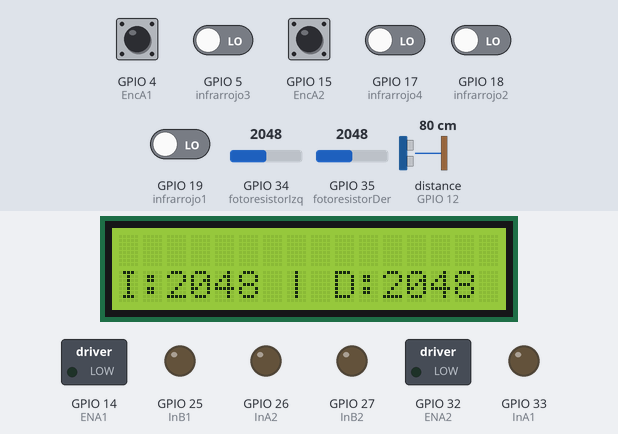
The sketch below on a simulated ESP32. Shown: 16×2 character LCD, switched loads named in the sketch (green lamp = pin HIGH), output pins drawn as LEDs (lit = HIGH). Wiring (inferred from the names in the program): ultrasonic range finder: trigger GPIO 13; echo GPIO 12. Inputs (shaded band) come from the test bench; at power-on: GPIO 4 (EncA1), GPIO 15 (EncA2) HIGH, GPIO 5 (infrarrojo3), GPIO 17 (infrarrojo4), GPIO 18 (infrarrojo2), GPIO 19 (infrarrojo1) LOW, distance to the obstacle (sensor on GPIO 12) 80 cm, GPIO 34 (fotoresistorIzq) = 2048, GPIO 35 (fotoresistorDer) = 2048. The echo pulse lasts 58.3 µs per cm; pins used as bus, display or sensor lines are not drawn; what the sketch prints to the serial monitor is not drawn.

Above: at 1.2 s.
1.3 s: distance to the obstacle (sensor on GPIO 12) set to 2 cm
At 2.0 s:
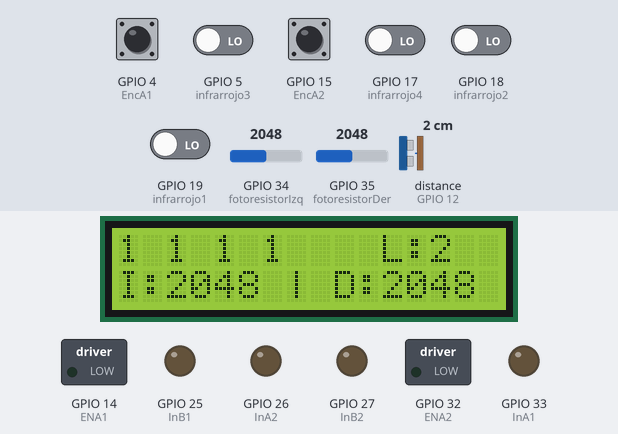
3.1 s: GPIO 34 (fotoresistorIzq) set to 2866
At 5.1 s:
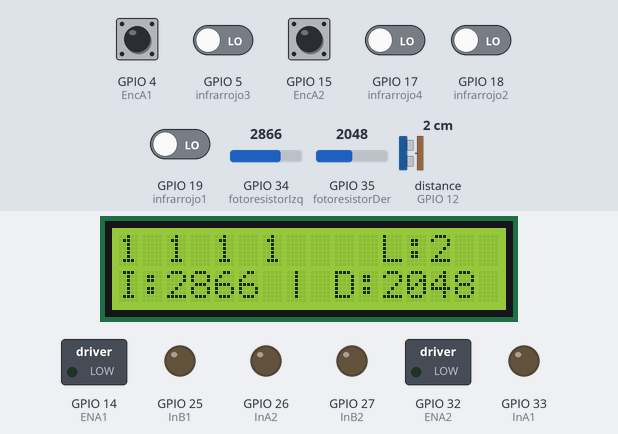
5.4 s: GPIO 35 (fotoresistorDer) set to 2866
At 7.6 s:
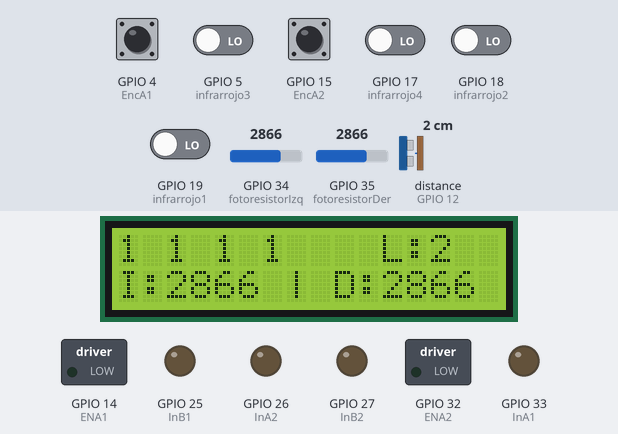
7.9 s: GPIO 5 (infrarrojo3) driven HIGH
At 10.0 s:
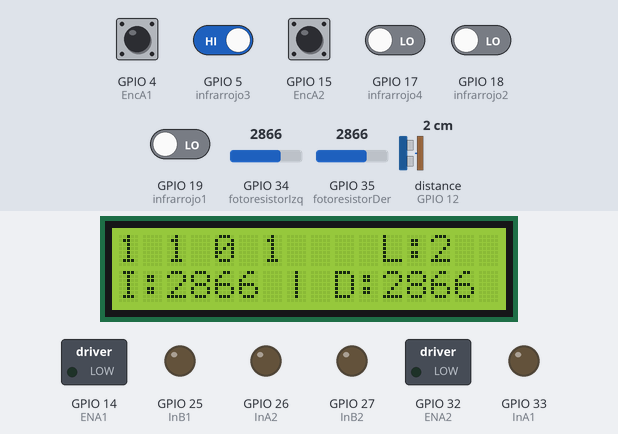
10.5 s: GPIO 17 (infrarrojo4) driven HIGH
At 12.7 s:
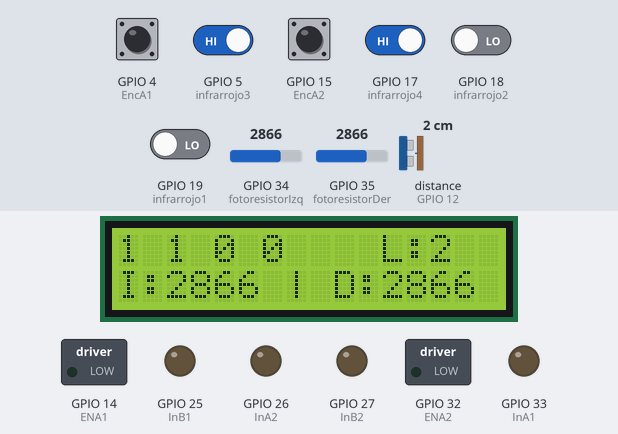
13.0 s: GPIO 18 (infrarrojo2) driven HIGH
At 15.3 s:
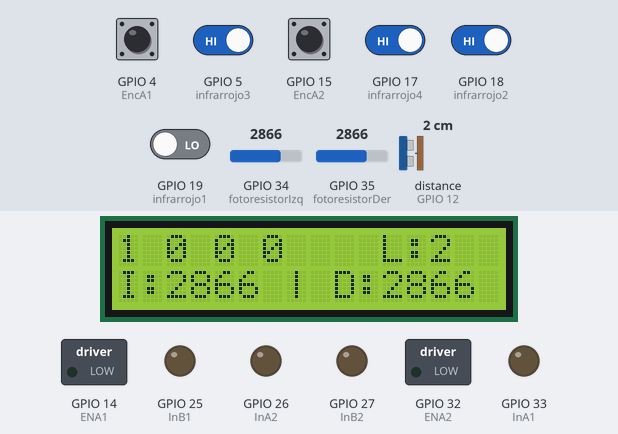
Timing chart, 0 to 16.6 s (numbered marks = the images above; inputs shaded):
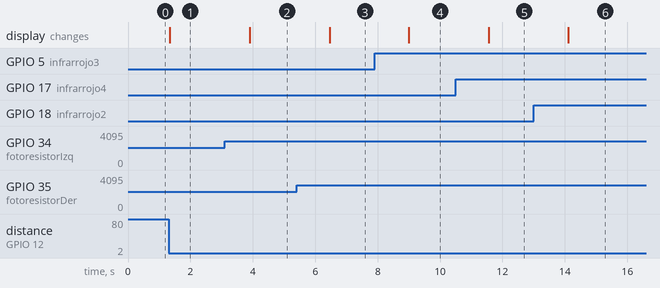

The sketch:

Proyecto-Sensado.ino
```cpp
// Librerías para conectar LCD
#include <Wire.h>
#include <LiquidCrystal_I2C.h>

LiquidCrystal_I2C lcd(0x27, 16, 2); // Objeto LiquidCrystal_I2C, "lcd", con la default screen address I2C 0x27, 16 columnas y 2 filas

// Definición de pines y variables
// Sensor ultrasónico
#define echoPin 12
#define trigPin 13

// Sensores infrarrojos de izquierda a derecha
#define infrarrojo1 19
#define infrarrojo2 18
#define infrarrojo3 5
#define infrarrojo4 17

// Encoders
int channel0 = 0;
int channel1 = 0;
int freq = 1000;
int resolution = 12;
volatile long pulses = 0;
const int PPR = 480;

// Fotoresistores
#define fotoresistorIzq 34
#define fotoresistorDer 35

// Motorreductores
#define ENA1 14
#define InB2 27
#define InA2 26
#define InB1 25
#define InA1 33
#define ENA2 32
#define EncA1 4
#define EncA2 15
#define EncB1 2
#define EncB2 16

// Variables
int luzDetectadaIzq;
int luzDetectadaDer;

int duracionUltrasonico;
int distanciaUltrasonico;

volatile long pulsesDer = 0;
volatile long pulsesIzq = 0;

bool infra1, infra2, infra3, infra4;
int obstaculo[] = {0, 0, 0, 0};

// Configuración de pines
void setup() {
  Serial.begin(115200);

  pinMode(fotoresistorIzq, INPUT); // Configuración de los fotoresistores como entrada
  pinMode(fotoresistorDer, INPUT);

  pinMode(trigPin, OUTPUT); // Configuración del sensor ultrasónico
  pinMode(echoPin, INPUT);

  pinMode(infrarrojo1, INPUT); // Configuración de los sensores infrarrojos
  pinMode(infrarrojo2, INPUT);
  pinMode(infrarrojo3, INPUT);
  pinMode(infrarrojo4, INPUT);

  pinMode(ENA1, OUTPUT); // Configuración de los motores
  pinMode(InA1, OUTPUT);
  pinMode(InB1, OUTPUT);
  pinMode(ENA2, OUTPUT);
  pinMode(InA2, OUTPUT);
  pinMode(InB2, OUTPUT);
  pinMode(EncA1, INPUT);
  pinMode(EncB1, INPUT);
  pinMode(EncA2, INPUT);
  pinMode(EncB2, INPUT);

  lcd.init();   // Inicializa el LCD
  lcd.backlight();   // Enciende la retroiluminación del LCD

  // Configuración de los encoders
  ledcSetup(channel0,freq,resolution);
  ledcAttachPin(ENA1,channel0);

  ledcSetup(channel1,freq,resolution);
  ledcAttachPin(ENA2,channel1);
}

void loop() {

  // Lectura de los encoders
  attachInterrupt(digitalPinToInterrupt(EncA1), Encoder_izquierdo, RISING);
  attachInterrupt(digitalPinToInterrupt(EncA2), Encoder_derecho, RISING);

  // Lectura de los sensores
  monitorSerialPulsos();
  Fotoresistor();
  Ultrasonico();
  Obstaculos();
  Serial.println();
}

// Funciones de sensado
void monitorSerialPulsos() {
  Serial.print("Pulsos_Enc_Izq:" + String(pulsesIzq) + " | Pulsos_Enc_Der:" + String(pulsesDer) + " | ");
}

void Fotoresistor() {
  // Lectura de los fotoresistores
  luzDetectadaIzq = analogRead(fotoresistorIzq);
  luzDetectadaDer = analogRead(fotoresistorDer);

  // Impresión de los valores en el LCD
  lcd.setCursor(0,1);
  lcd.print("I:" + String(luzDetectadaIzq) + " | D:" + String(luzDetectadaDer));
  delay(1000);

  // Impresión de los valores en el monitor serial
  Serial.print("LDR_Izq:" + String(luzDetectadaIzq) + " | LDR_Der:" + String(luzDetectadaDer) + " |");
  delay(250);
}

void Ultrasonico() {

  // Lectura del sensor ultrasónico
  digitalWrite(trigPin, LOW);
  delayMicroseconds(2);

  // Envío de pulso
  digitalWrite(trigPin, HIGH);
  delayMicroseconds(10);
  digitalWrite(trigPin, LOW);

  // Lectura de la duración del pulso, cálculo de distancia
  duracionUltrasonico = pulseIn(echoPin, HIGH);
  distanciaUltrasonico = 0.0343 * duracionUltrasonico * 0.5;

  // Envío de datos al LCD
  lcd.setCursor(11,0);
  lcd.print("L:" + String(distanciaUltrasonico));
  Serial.print(" Distancia:" + String(distanciaUltrasonico) + " | ");
}

void Obstaculos() {
  // Lectura de sensores infrarrojos
  infra1 = digitalRead(infrarrojo1);
  infra2 = digitalRead(infrarrojo2);
  infra3 = digitalRead(infrarrojo3);
  infra4 = digitalRead(infrarrojo4);

  // Impresión de los valores en el LCD
  bool infra[] = {infra1, infra2, infra3, infra4};
  int obstaculo[] = {0, 0, 0, 0};

  for(int i = 0; i < 4; i++) {
    if(!infra[i]) {
      obstaculo[i] = 1;
    }
  }

  // Impresión de los valores en el monitor serial
  Serial.print("Obst:" + String(obstaculo[0]) + " " + String(obstaculo[1]) + " " + String(obstaculo[2]) + " " + String(obstaculo[3]) + " | ");

  // Impresión de los valores en el LCD
  lcd.setCursor(0,0);
  lcd.print(String(obstaculo[0]) + " " + String(obstaculo[1]) + " " + String(obstaculo[2]) + " " + String(obstaculo[3]));
}

// Funciones de los pulsos de los encoders
void Encoder_izquierdo() {
  if(digitalRead(EncB1) == HIGH) {
    pulsesIzq++;
  } else {
    pulsesIzq--;
  }
}

void Encoder_derecho() {
  if(digitalRead(EncB2) == HIGH) {
    pulsesDer++;
  } else {
    pulsesDer--;
  }
}
```

Measured:
- after the input at 1.3 s, the display: changes at once (image 1)
- after the input at 3.1 s, the display: changes after 0.81 s (image 2)
- after the input at 5.4 s, the display: changes after 1.1 s (image 3)
- after the input at 7.9 s, the display: changes after 1.1 s (image 4)
- after the input at 10.5 s, the display: changes after 1.1 s (image 5)
- after the input at 13.0 s, the display: changes after 1.1 s (image 6)
